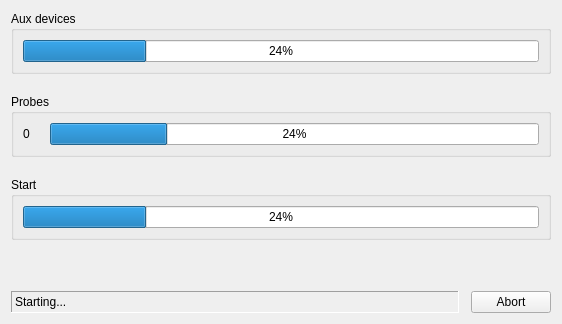
<?xml version="1.0" encoding="UTF-8"?>
<ui version="4.0">
 <class>RunStartupWin</class>
 <widget class="QWidget" name="RunStartupWin">
  <property name="geometry">
   <rect>
    <x>0</x>
    <y>0</y>
    <width>562</width>
    <height>324</height>
   </rect>
  </property>
  <property name="windowTitle">
   <string>Run Startup</string>
  </property>
  <layout class="QGridLayout" name="gridLayout_4">
   <property name="verticalSpacing">
    <number>20</number>
   </property>
   <item row="1" column="0">
    <widget class="QGroupBox" name="probesBox">
     <property name="title">
      <string>Probes</string>
     </property>
     <layout class="QGridLayout" name="probesGrid">
      <property name="horizontalSpacing">
       <number>20</number>
      </property>
      <property name="verticalSpacing">
       <number>12</number>
      </property>
      <item row="0" column="1">
       <widget class="QProgressBar" name="prb0">
        <property name="value">
         <number>24</number>
        </property>
       </widget>
      </item>
      <item row="0" column="0">
       <widget class="QLabel" name="label">
        <property name="lineWidth">
         <number>1</number>
        </property>
        <property name="text">
         <string>0</string>
        </property>
       </widget>
      </item>
     </layout>
    </widget>
   </item>
   <item row="5" column="0">
    <layout class="QHBoxLayout" name="horizontalLayout_2">
     <property name="spacing">
      <number>12</number>
     </property>
     <item>
      <widget class="QLabel" name="statusLbl">
       <property name="sizePolicy">
        <sizepolicy hsizetype="Expanding" vsizetype="Preferred">
         <horstretch>0</horstretch>
         <verstretch>0</verstretch>
        </sizepolicy>
       </property>
       <property name="frameShape">
        <enum>QFrame::Panel</enum>
       </property>
       <property name="frameShadow">
        <enum>QFrame::Sunken</enum>
       </property>
       <property name="text">
        <string>Starting...</string>
       </property>
      </widget>
     </item>
     <item>
      <widget class="QPushButton" name="abortBut">
       <property name="text">
        <string>Abort</string>
       </property>
      </widget>
     </item>
    </layout>
   </item>
   <item row="0" column="0">
    <widget class="QGroupBox" name="auxBox">
     <property name="sizePolicy">
      <sizepolicy hsizetype="MinimumExpanding" vsizetype="Preferred">
       <horstretch>0</horstretch>
       <verstretch>0</verstretch>
      </sizepolicy>
     </property>
     <property name="title">
      <string>Aux devices</string>
     </property>
     <layout class="QGridLayout" name="gridLayout">
      <item row="0" column="0">
       <widget class="QProgressBar" name="auxBar">
        <property name="value">
         <number>24</number>
        </property>
       </widget>
      </item>
     </layout>
    </widget>
   </item>
   <item row="2" column="0">
    <widget class="QGroupBox" name="startBox">
     <property name="sizePolicy">
      <sizepolicy hsizetype="MinimumExpanding" vsizetype="Preferred">
       <horstretch>0</horstretch>
       <verstretch>0</verstretch>
      </sizepolicy>
     </property>
     <property name="title">
      <string>Start</string>
     </property>
     <layout class="QGridLayout" name="gridLayout_2">
      <item row="0" column="0">
       <widget class="QProgressBar" name="startBar">
        <property name="value">
         <number>24</number>
        </property>
       </widget>
      </item>
     </layout>
    </widget>
   </item>
   <item row="4" column="0">
    <spacer name="verticalSpacer">
     <property name="orientation">
      <enum>Qt::Vertical</enum>
     </property>
     <property name="sizeHint" stdset="0">
      <size>
       <width>20</width>
       <height>0</height>
      </size>
     </property>
    </spacer>
   </item>
  </layout>
 </widget>
 <resources/>
 <connections/>
</ui>
